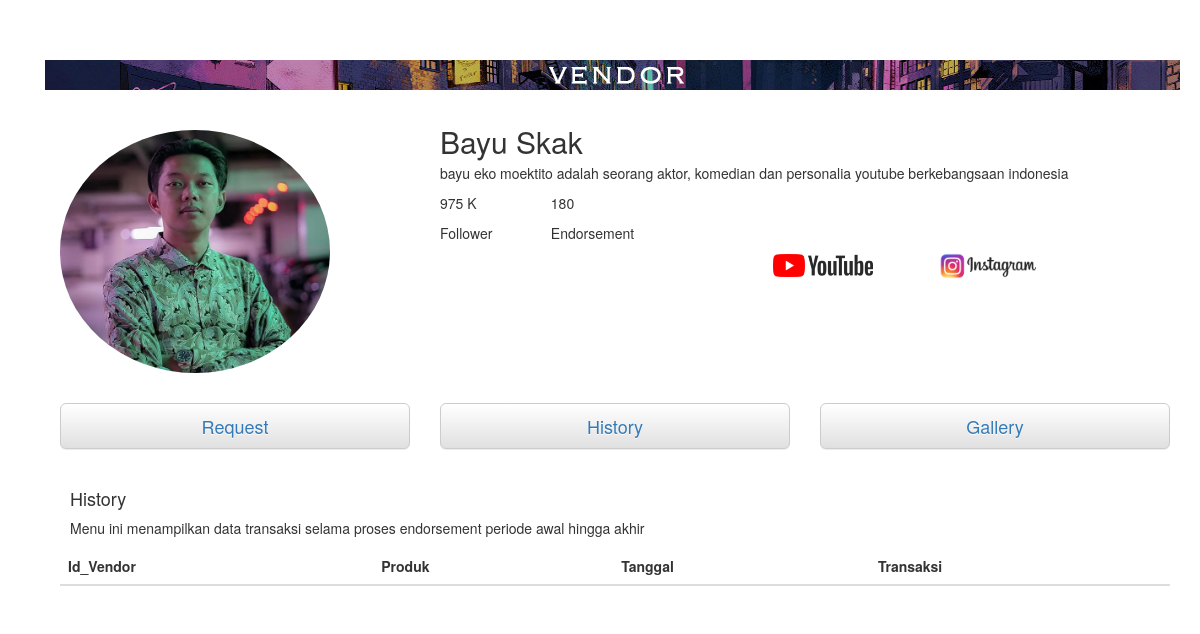
The app's page /index.php?p=vendor_history, older data.
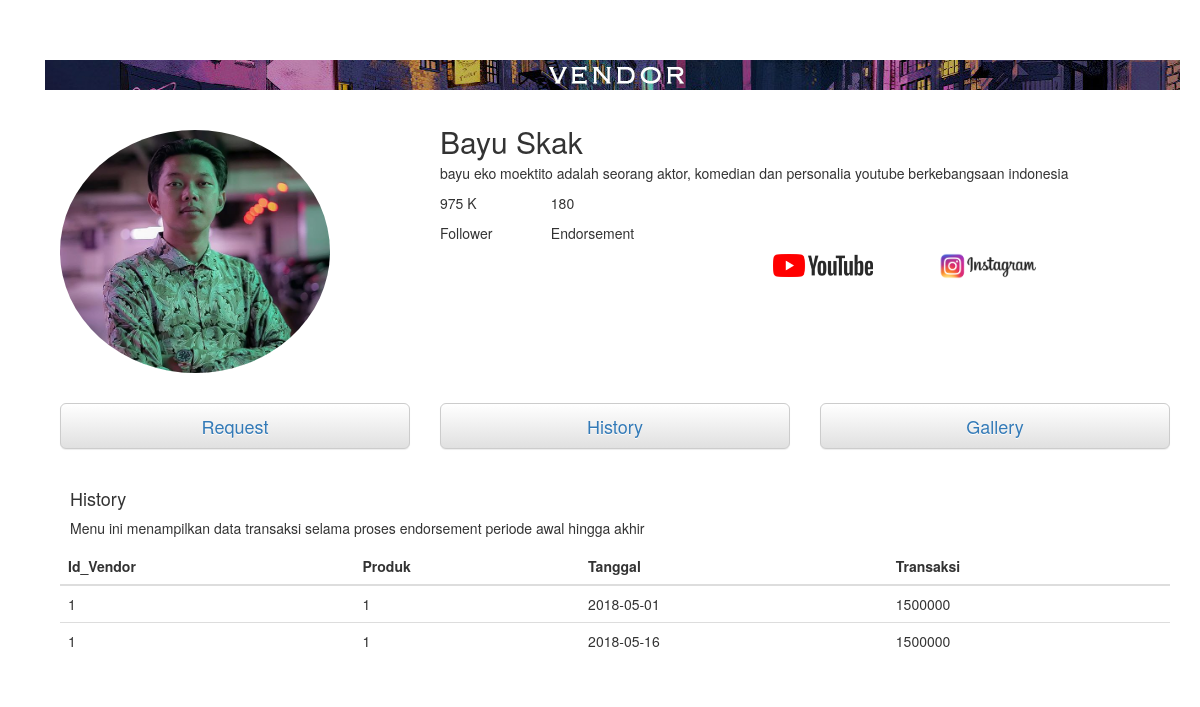
The same page, newer data.
### tables this page shows
CREATE TABLE `request` (
  `id_req` varchar(15) NOT NULL,
  `id_vendor` varchar(15) NOT NULL,
  `id_influencer` varchar(15) NOT NULL,
  `id_produk` varchar(15) NOT NULL,
  `tanggal` date NOT NULL,
  `harga` int(10) NOT NULL,
  `kategori` varchar(15) NOT NULL,
  `status` varchar(15) NOT NULL
);

### vendor_history.php (the view, shortened to what this page needs)
<!DOCTYPE html>
<html>
<head>
    <link rel="stylesheet" href="assets/bootstrap/css/bootstrap.min.css">
    <link rel="stylesheet" href="assets/css/styles.css">
</head>
<body>
   <div class="container"><img src="assets/img/vendor.jpg"></div>
    <div class="container">
        <div class="col-md-4 col-md-offset-0"><img class="img-circle profil" src="assets/img/29094481_2059121520794599_2018166344540749824_n.jpg"></div>
        <div class="col-md-7">
            <div class="row">
                <div class="col-md-12">
                    <h2>Bayu Skak</h2>
                    <p>bayu eko moektito adalah seorang aktor, komedian dan personalia youtube berkebangsaan indonesia </p>
                </div>
            </div>
            <div class="row">
                <div class="col-md-2 col-md-offset-0">
                    <p class="text-left">975 K </p>
                    <p class="text-left">Follower </p>
                </div>
                <div class="col-md-3">
                    <p class="text-left">180 </p>
                    <p class="text-left">Endorsement </p>
                </div>
            </div>
            <div class="row">
                <div class="col-md-3 col-md-offset-6"><img src="assets/img/YouTube_logo_(2017).png" width="100"></div>
                <div class="col-md-3"><img src="assets/img/new-instagram-text-logo.png" width="100"></div>
            </div>
        </div>
    </div>
    <div class="container">
        <div class="col-md-4">
			<a href="Rquest.html">
            <button class="btn btn-default btn-block btn-lg" type="button"><a href="index.php?p=vendor">Request</a> </button>
			</a>
		</div>
        <div class="col-md-4">
			<a href="History.html">
            <button class="btn btn-default btn-block btn-lg" type="button"><a href="index.php?p=vendor_history">History </a></button>
			</a>
		</div>
        <div class="col-md-4">
			<a href="Gallery.html">
            <button class="btn btn-default btn-block btn-lg" type="button"><a href="index.php?p=vendor_galery">Gallery</a> </button>
			</a>
		</div>
    </div>
    <div class="container">
        <div class="col-md-12">
            <div class="media">
                <div class="media-left">
                </div>
                <div class="media-body">
                    <h4>History</h4>
                    <p>Menu ini menampilkan data transaksi selama proses endorsement periode awal hingga akhir </p>
                </div>
            </div>
             <?php
			include "konekdb.php";
						if(@$_POST['list'] && $_POST['id_vendor']){
							$select=$_POST['list'];
							$cari=$_POST['id_vendor'];
							if($select=="id_vendor"){
								$kueri="select id_vendor,id_produk,tanggal,harga from request where id_vendor='$cari'";
								$hasil=mysqli_query($konek,$kueri) or die(mysqli_error());
							}
						}else{
						$kueri="select id_vendor,id_produk,tanggal,harga from request";
						$hasil=mysqli_query($konek,$kueri);
						}
?>
            <div class="table-responsive">
                <table class="table">
                    <thead>
                        <tr>
                            <th>Id_Vendor </th>
                            <th>Produk </th>
                            <th>Tanggal </th>
                            <th>Transaksi </th>
                        </tr>
                    </thead>
                     <tbody>
                    <?php
   while ($history = mysqli_fetch_row($hasil)){
?>
   <tr>
      <td><?php echo $history[0]; ?></td>
      <td><?php echo $history[1]; ?></td>
      <td><?php echo $history[2]; ?></td>
      <td><?php echo $history[3]; ?></td>
                        <?php }
						?>
                </table>
            </div>
        </div>
    </div>
</body>
</html>

Row changes from the older to the newer data that the page shows:
added request: id_vendor "1", id_produk "1", tanggal "2018-05-01", harga "1500000"
added request: id_vendor "1", id_produk "1", tanggal "2018-05-16", harga "1500000"
